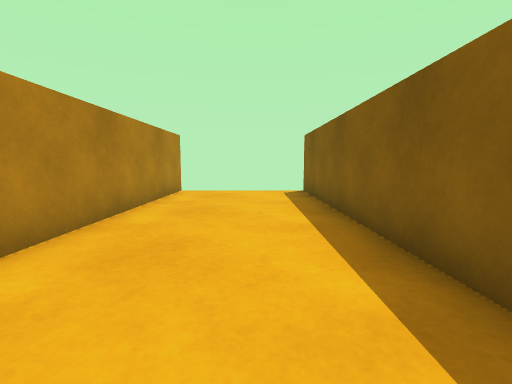
View 1 (above)

17 first-person views from a walk through a 3-D level made in the Unity game engine. The camera is 0.51 m above the floor, tilts 6° down and sees 85° across. The floor is counted in squares, 0.5 m on a side. Each view is taken from the middle of a square. On the plan, view 1 faces up. The plan holds only what a view shows up to about 11 squares ahead; the rest is blank. The player is left out.

View 2
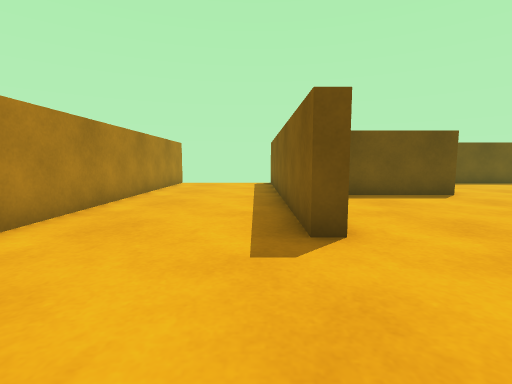

View 3
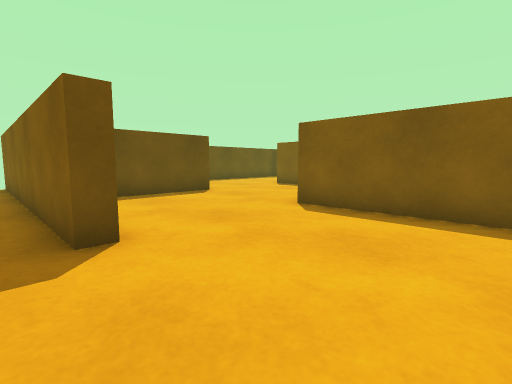

View 4
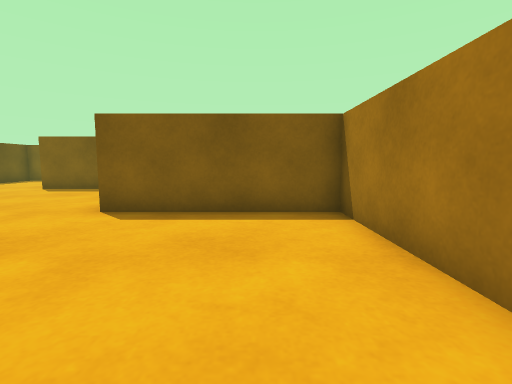

View 5
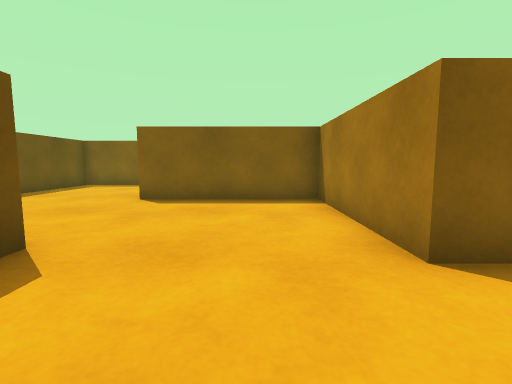

View 6
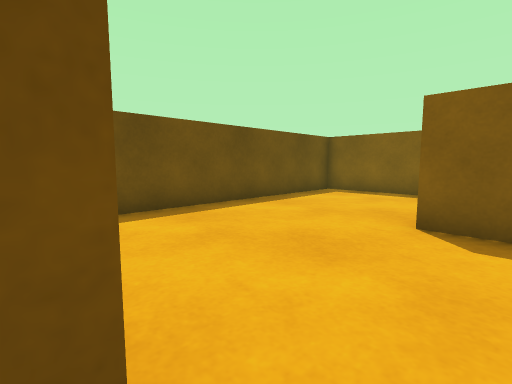

View 7
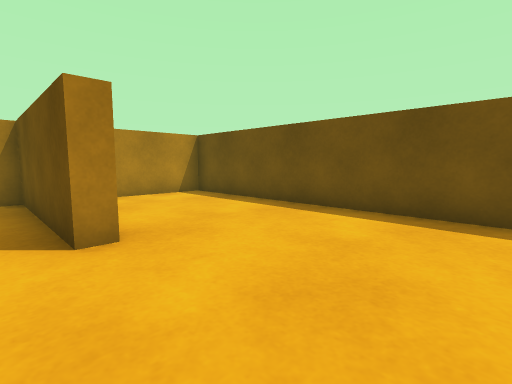

View 8
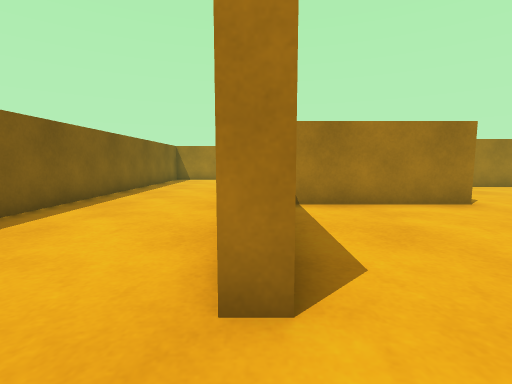

View 9
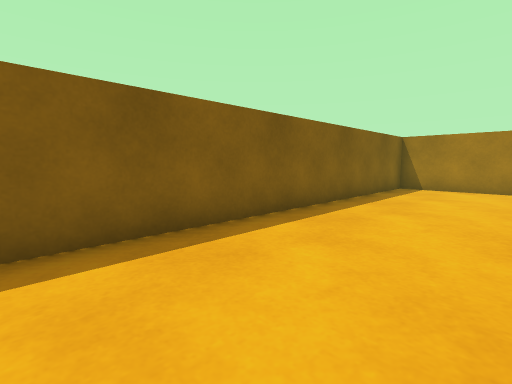

View 10
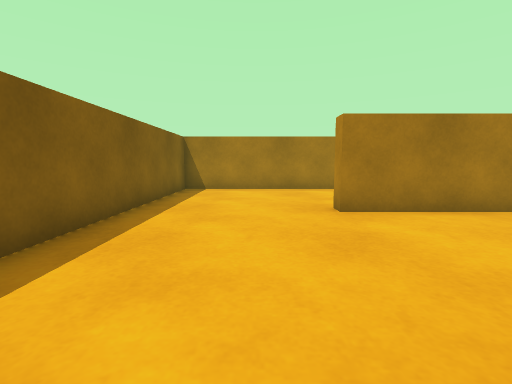

View 11
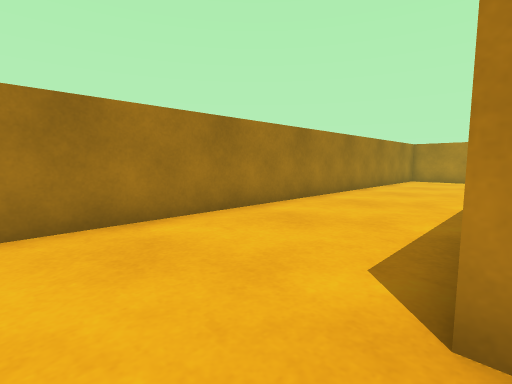

View 12
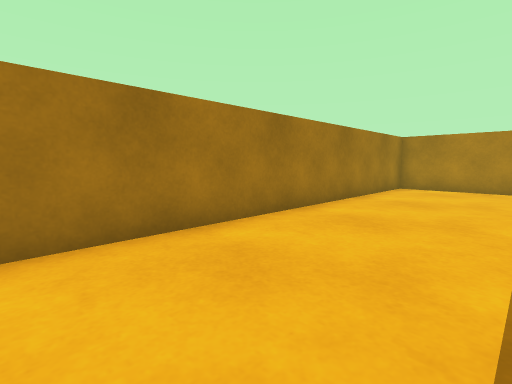

View 13
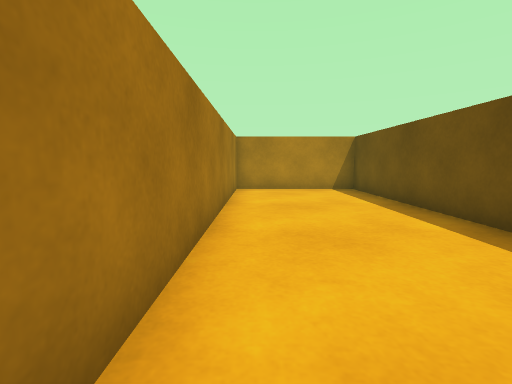

View 14
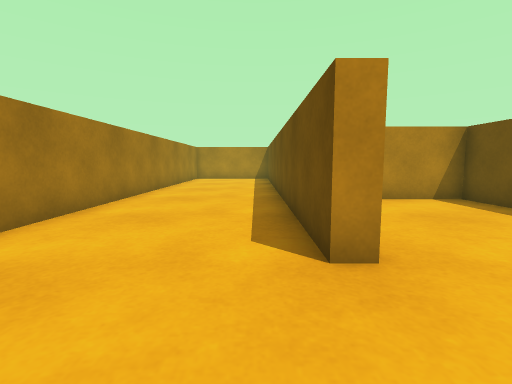

View 15
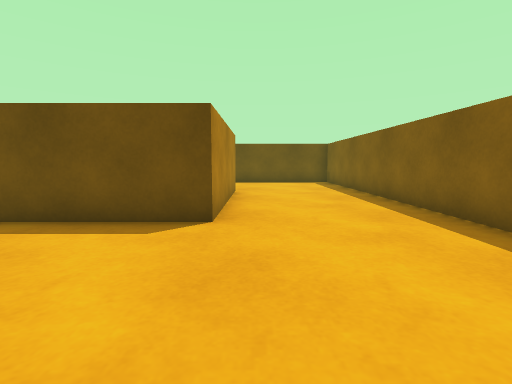

View 16
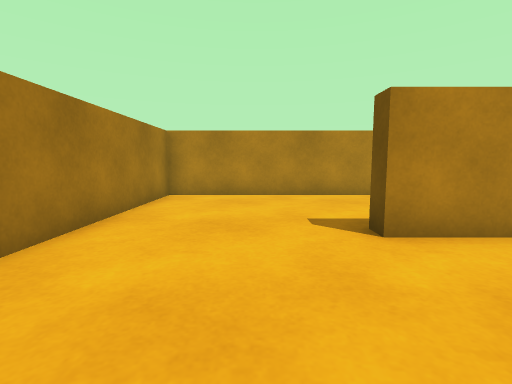

View 17
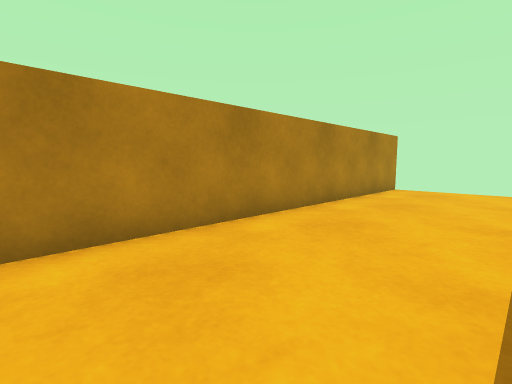

### Floor plan
Points are (right, up) in squares from view 1. A wall is a line through its corners. A room is listed if a view was taken in it or the views show most of it. See-through windows are left out.
Room 1 (views 1, 2, 3, 4, 5, 6, 7, 8, 9, 10, 11, 12, 13, 14, 15, 16, 17)
walls: (7.3, 5.4) (7.3, 4.7) (2.3, 4.7) (2.3, 4.2); (2.3, 1.5) (2.3, -0.2) (1.8, -0.2) (1.8, 10.2); (8.6, -4.7) (12.2, -4.7) (12.2, -5.2) (-2.7, -5.2) (-2.7, -9.7) (16.7, -9.7) (16.7, 9.8) (2.3, 9.8) (2.3, 6.9); (-2.7, 10.4) (-2.7, -4.7) (6.8, -4.7) (6.8, 0.2) (11.8, 0.2) (11.8, 5.3) (12.2, 5.3) (12.2, -0.2) (7.3, -0.2) (7.3, -2.5)

Where each view was taken, in squares from view 1:
view 1: 0 up, 0 right, facing up
view 2: 4 down, 1 right, facing up
view 3: 4 down, 1 right, facing up-right
view 4: 3 down, 1 right, facing right
view 5: 2 up, 4 right, facing right
view 6: 4 up, 7 right, facing up-right
view 7: 4 up, 11 right, facing up-left
view 8: 7 up, 12 right, facing down
view 9: 2 up, 13 right, facing down-right
view 10: 1 up, 14 right, facing down
view 11: 5 down, 14 right, facing down-left
view 12: 6 down, 9 right, facing down-left
view 13: 9 down, 8 right, facing left
view 14: 6 down, 15 right, facing left
view 15: 5 down, 13 right, facing up
view 16: 2 down, 6 right, facing left
view 17: 1 down, 1 right, facing up-left
